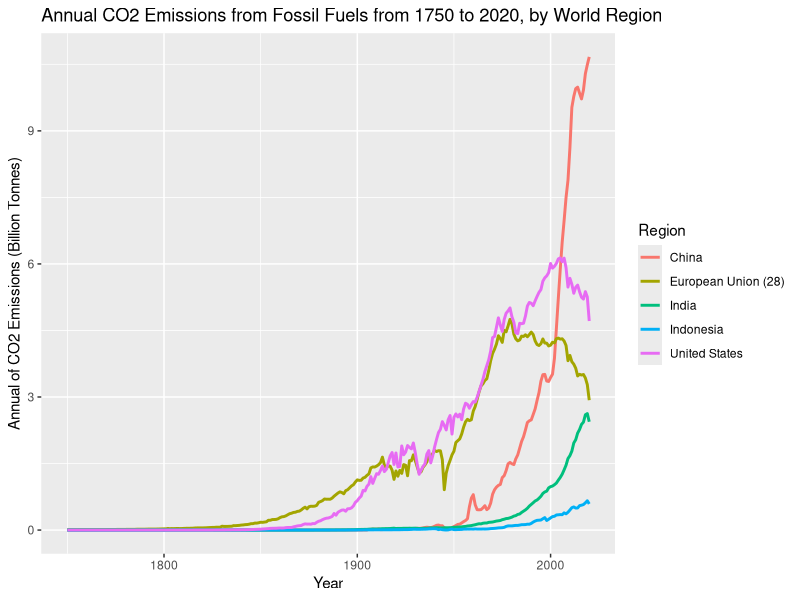
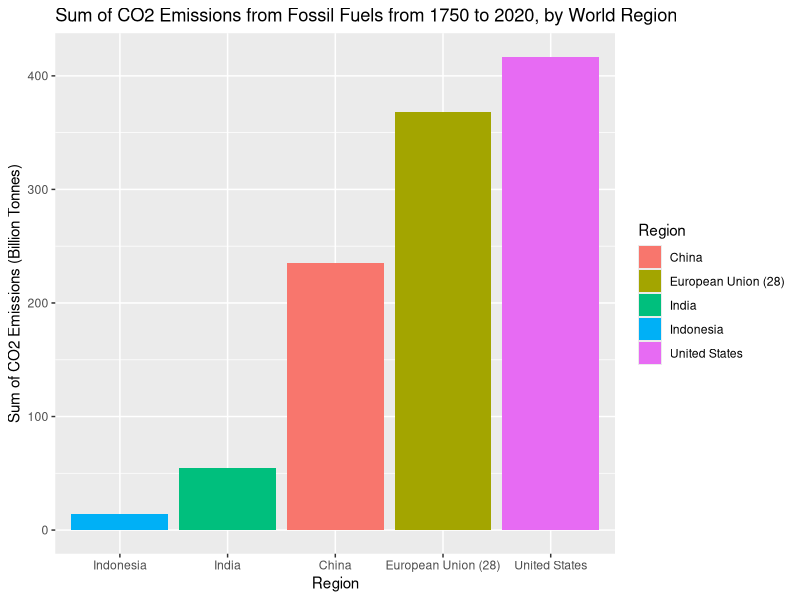
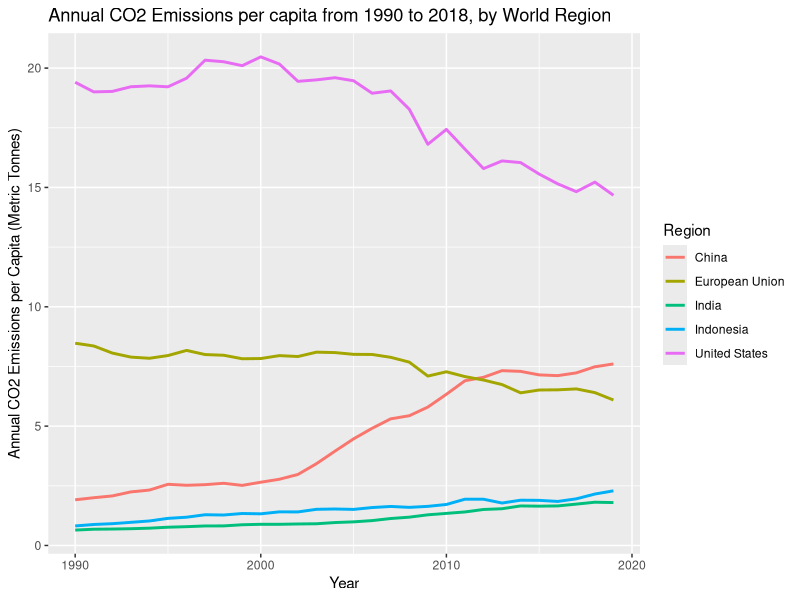
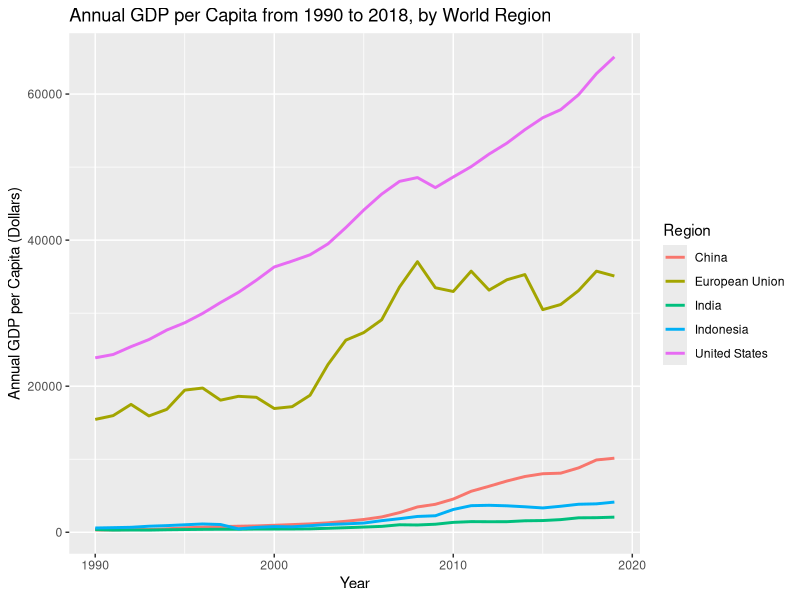
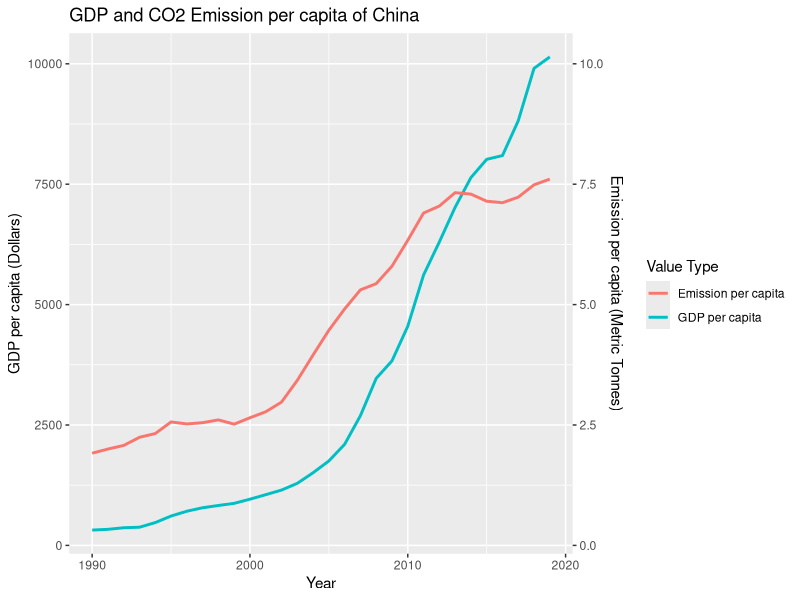

These figures' R source, in order: (Note: this script raises an error after producing the figures.)
packages <- c("tidyverse", "reshape2", "fauxnaif", "gganimate", "ggthemes",
              "stringr", "gridExtra", "gifski", "png", "ggrepel")
lapply(packages, require, character.only = TRUE)

emission <- read.csv("annual-co-emissions-by-region.csv")
target <- c('Indonesia','India','China','European Union (28)','United States' )
emission %>% 
  group_by(Entity,Year)%>%
  filter(all(Entity %in% target))%>%
  ggplot(aes(y=Annual.CO2.emissions..zero.filled./10^9,x=Year, color=Entity))+
  labs(x="Year", y = "Annual of CO2 Emissions (Billion Tonnes)", 
       color="Region",
       title="Annual CO2 Emissions from Fossil Fuels from 1750 to 2020, by World Region")+
  geom_line(size=1)

emission %>% 
  group_by(Entity)%>%
  filter(all(Entity %in% target))%>%
  summarize(sum_ems=sum(Annual.CO2.emissions..zero.filled.),na.rm=T)->sum_ems_res

sum_ems_res%>%
  ggplot(aes(y=sum_ems/10^9,x=reorder(Entity,sum_ems),fill=Entity))+
  guides(fill=guide_legend(title="Region"))+
  labs(x="Region", y = "Sum of CO2 Emissions (Billion Tonnes)", 
       title="Sum of CO2 Emissions from Fossil Fuels from 1750 to 2020, by World Region")+
  geom_bar(stat='identity')

per_capita_target <- c('China','European Union','India','Indonesia','United States' )

per_capita_emission <- read.csv("emission_per_capita.csv")
per_capita_GDP <- read.csv("GDP_per_capita.csv")

drop <- c('Indicator.Name','Country.Code','Indicator.Code')
ems_country_data <- per_capita_emission[,!(names(per_capita_emission) %in% drop)]
ems_country_data_melt <- melt(ems_country_data, id='Country.Name')
ems_country_data_melt <- select(ems_country_data_melt, c("Country.Name","variable","value"))
names(ems_country_data_melt)[names(ems_country_data_melt) == "variable"] <- "Year"
names(ems_country_data_melt)[names(ems_country_data_melt) == "value"] <- "Emission_per_Capita"
ems_country_data_melt$Year = substr(ems_country_data_melt$Year,2,5)
ems_country_data_melt$Year = strtoi(ems_country_data_melt$Year)

gdp_country_data <- per_capita_GDP[,!(names(per_capita_GDP) %in% drop)]
gdp_country_data_melt <- melt(gdp_country_data, id='Country.Name')
gdp_country_data_melt <- select(gdp_country_data_melt, c("Country.Name","variable","value"))
names(gdp_country_data_melt)[names(gdp_country_data_melt) == "variable"] <- "Year"
names(gdp_country_data_melt)[names(gdp_country_data_melt) == "value"] <- "GDP_per_Capita"
gdp_country_data_melt$Year = substr(gdp_country_data_melt$Year,2,5)
gdp_country_data_melt$Year = strtoi(gdp_country_data_melt$Year)


per_capita_all <- merge(x=gdp_country_data_melt,y=ems_country_data_melt,by=c("Year","Country.Name"))

per_capita_all %>% 
  group_by(Country.Name,Year)%>%filter(all(Country.Name %in% per_capita_target))->res

per_capita_all %>% 
  group_by(Country.Name,Year)%>%
  filter(all(Country.Name %in% per_capita_target))%>%
  drop_na()%>%
  ggplot(aes(x=Year))+
  geom_line(aes(y=Emission_per_Capita,color=Country.Name),size=1)+
  labs(x="Year", y = "Annual CO2 Emissions per Capita (Metric Tonnes)", 
       color="Region",
       title="Annual CO2 Emissions per capita from 1990 to 2018, by World Region")

#GDP per capita
per_capita_all %>% 
  group_by(Country.Name,Year)%>%
  filter(all(Country.Name %in% per_capita_target))%>%
  drop_na()%>%
  ggplot(aes(x=Year))+
  geom_line(aes(y=GDP_per_Capita,color=Country.Name),size=1)+
  labs(x="Year", y = "Annual GDP per Capita (Dollars)", 
       color="Region",
       title="Annual GDP per Capita from 1990 to 2018, by World Region")

#Relationship between GDP and CO2 Emission
per_capita_all %>% 
  group_by(Country.Name,Year)%>%
  filter(all(Country.Name=="China"))%>%
  drop_na()%>%
  ggplot(aes(x=Year))+
  geom_line(aes(y=GDP_per_Capita,color="GDP per capita"),size=1)+
  geom_line(aes(y=Emission_per_Capita*1000,color="Emission per capita"),size=1)+scale_y_continuous(
    name = "GDP per capita (Dollars)",
    sec.axis = sec_axis(~ . / 1000,name="Emission per capita (Metric Tonnes)")
  ) + 
  labs(x="Year", y = "Annual GDP per Capita (Dollars)", 
       color="Value Type",
       title="GDP and CO2 Emission per capita of China")


#Relationship between GDP and CO2 Emission
sel_country<-c('China','Brazil','Iran','Vietnam',
               'Indonesia','Philippines','India','South Africa',
               'United States','United Kingdom','European Union',
               'Germany','France','Canada','Finland','Japan','Argentina')
per_capita_all %>%
  group_by(Country.Name,Year)%>%
  filter(all(Country.Name %in% sel_country))%>%
  drop_na()%>%
  ggplot(aes(y = GDP_per_Capita, x = Emission_per_Capita)) +
  labs(x="Emissions per capita", y = "Annual GDP per capita (Dollars)") +
  geom_point(size=2,color='red',alpha=0.5)-> p

p + transition_time(Year) +
  geom_text(aes(label = Country.Name),check_overlap = T, nudge_y = -1200)+
  labs(title = "Emissions and Annual GDP per capita of {frame_time}") +
  anim_save("Emissions-GDP.gif", dpi=1200)

 #Oil Price and Consumption
oil_data <- read.csv("world-crude-oil-price-vs-oil-consumption.csv")
world_oil <- subset(oil_data,oil_data$Entity=='World')
coeff <- 2*10^-2
world_oil %>%
  drop_na()%>%
  ggplot(aes(x=Year))+
  geom_vline(xintercept=1979, linetype = "longdash",)+
  annotate(geom="text", x=1983, y=0.5, label="Energy Crisis", size=3) +
  geom_vline(xintercept=2008, linetype = "longdash",)+
  annotate(geom="text", x=2003, y=0.5, label="Great Depression", size=3) +
  geom_vline(xintercept=2019, linetype = "longdash",)+
  annotate(geom="text", x=2014, y=0.5, label="COVID Pandemic", size=3) +
  geom_line(aes(y=Oil.Consumption...Barrels/10^6,color='Oil Consumption'))+
  geom_line(aes(y=Oil...Crude.prices.since.1861..2021...*coeff,color='Crude Oil Prices'))+
  scale_y_continuous(
    name = "Oil Consumption (Million Cubic Meter)",
    sec.axis = sec_axis(~ . / coeff,name="Oil Price ($)")
  ) + 
  labs(x="Year", 
       color="Value Type",
       title="World Crude Price and Consumption")

#Electricity generation
electricity_data <- read.csv("power_generation.csv")
ele_data_melt <- melt(electricity_data, id='Period')
names(ele_data_melt)[names(ele_data_melt) == "variable"] <- "Energy Source"
names(ele_data_melt)[names(ele_data_melt) == "value"] <- "Quantity"
ele_data_melt$Quantity <- as.integer(gsub(",", "", ele_data_melt$Quantity))

ele_data_melt %>%
  group_by(Period)%>%
  drop_na()%>%
  ggplot(aes(fill=`Energy Source`, y=Quantity/1000000.0, x=Period)) + 
  geom_bar(position="stack", stat="identity")+
  scale_x_continuous(
    breaks=c(2010,2012,2014,2016,2018,2020)
  ) + 
  labs(x="Year", 
       y="Billion Megawatthours",
       title="US Electricty Generation from 2010 to 2020 by Sources")

#Global Electricity generation
global_ele_data <- read.csv("electricity-prod-source.csv")
filter(global_ele_data,Entity == "World")->world_ele
world_ele<- select(world_ele,-c('Entity','Code'))
world_ele_melt <- melt(world_ele, id='Year')
names(world_ele_melt)[names(world_ele_melt) == "variable"] <- "Energy Source"
names(world_ele_melt)[names(world_ele_melt) == "value"] <- "Quantity"

global_ele_share_data <- read.csv("share-elec-by-source.csv")
filter(global_ele_share_data,Entity == "World")->world_ele_share
world_ele_share<- select(world_ele_share,-c('Entity','Code'))
world_ele_share_melt <- melt(world_ele_share, id='Year')
names(world_ele_share_melt)[names(world_ele_share_melt) == "variable"] <- "Energy Source"
names(world_ele_share_melt)[names(world_ele_share_melt) == "value"] <- "Percentage"

world_ele_melt %>%
  filter(Year>=1990)%>%
  group_by(Year)%>%
  drop_na()%>%
  ggplot(aes(fill=`Energy Source`, y=Quantity, x=Year)) + 
  geom_area(position="stack", stat="identity")+
  labs(x="Year", 
       y="Amount of Electrity (TWh)",
       title="World Electricty Generation from 1990 to 2021 by Sources")->ele_amount_plot

world_ele_share_melt %>%
  filter(Year>=1990)%>%
  group_by(Year)%>%
  drop_na()%>%
  ggplot(aes(color=`Energy Source`, y=Percentage, x=Year)) + 
  geom_line(stat="identity")+
  labs(x="Year", 
       y="Percentage of Electricity")->ele_share_plot

grid.arrange(ele_amount_plot, ele_share_plot, ncol=1)->res
ggsave("electricity.jpg",res, width = 20, height = 20,dpi=500, units = "cm")

regions<-c('Oceania','Africa', 'Asia', 'South America', 'North America','Europe')
pop_data <- read.csv("world-population-by-region-with-projections.csv")
filter(pop_data,Entity %in% regions)->pop_sel
pop_sel <- select(pop_sel,-c('Code'))
names(world_ele_share_melt)[names(world_ele_share_melt) == "Entity"] <- "Region"

pop_sel %>%
  filter(Year>=1900)%>%
  group_by(Year)%>%
  drop_na()%>%
  ggplot(aes(fill=Entity, y=Population/10^9, x=Year)) + 
  geom_area(position="stack", stat="identity")+
  guides(fill=guide_legend(title="Region"))+
  labs(x="Year", 
       y="Population (Billion)",
       title="World Population Projection from 1900 to 2100 by United Nations")
